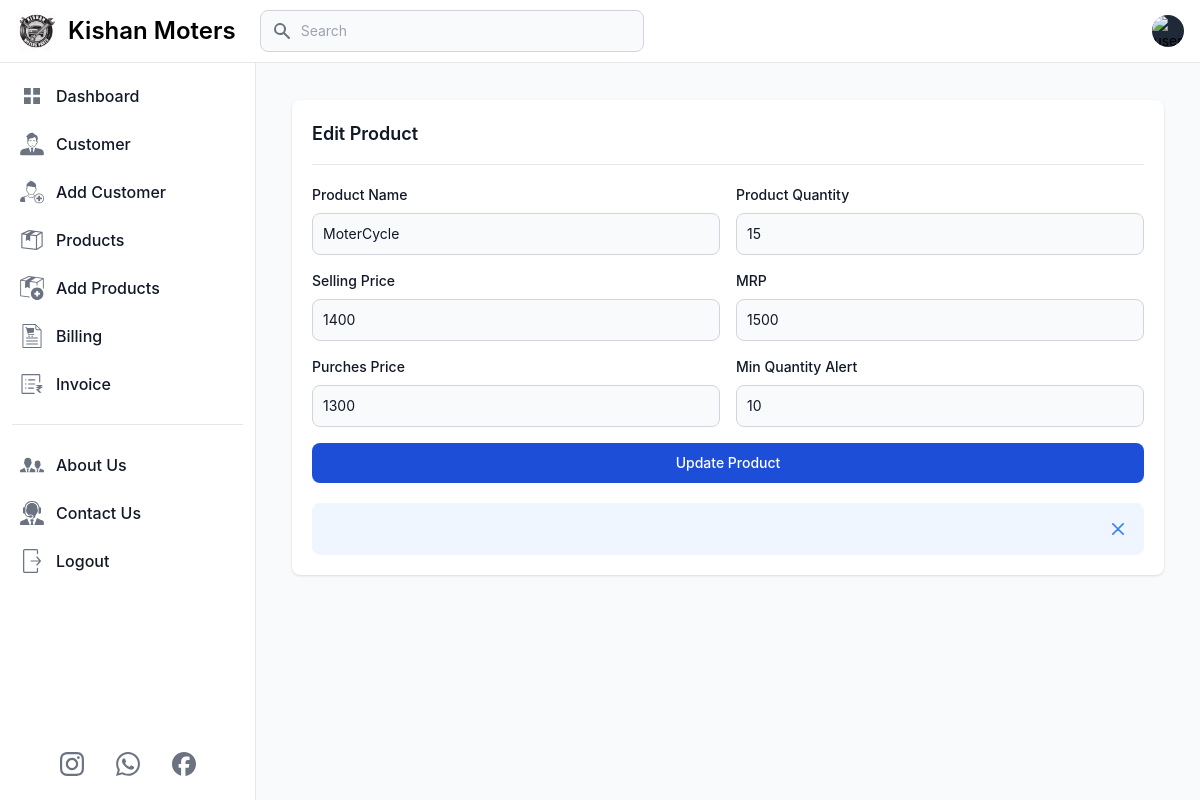
/edit_product/2 (signed in), run on an earlier commit of the app's database.
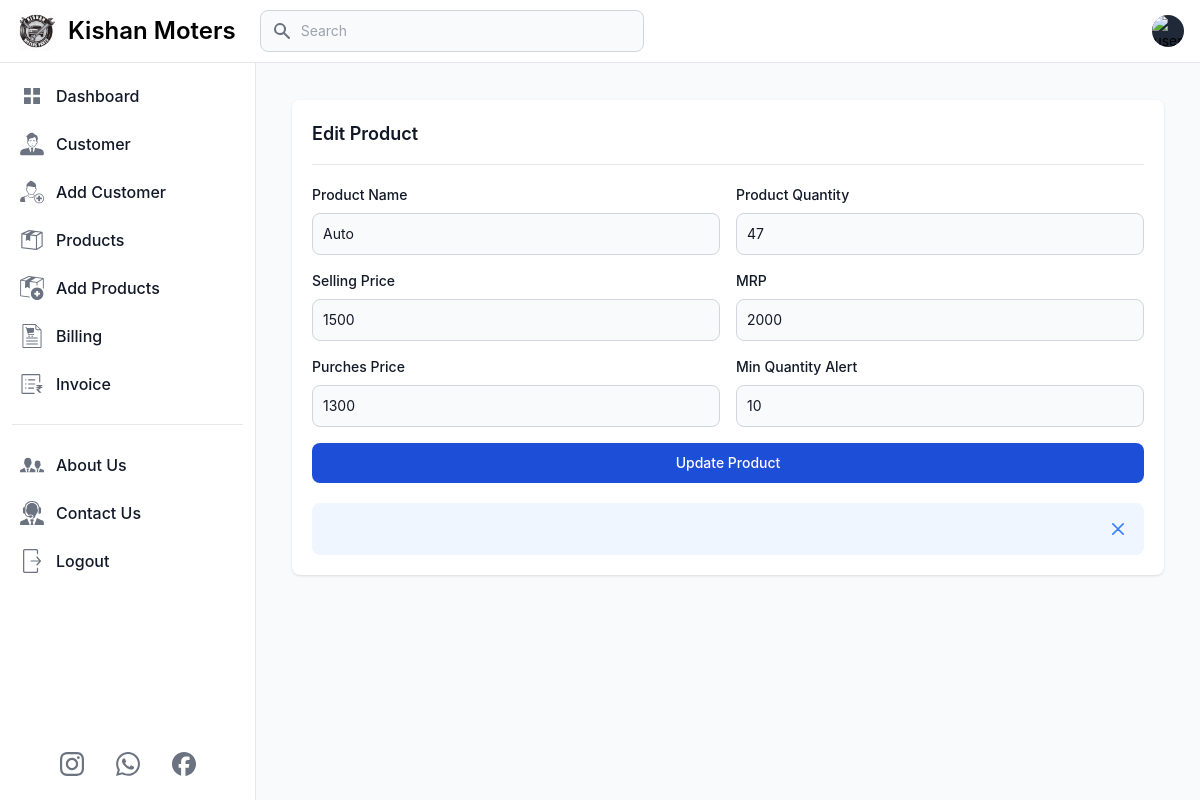
And on a later commit of the database.
### app.py (models this page shows, shortened)
class Products(db.Model):
    prod_id = db.Column(db.Integer, primary_key=True)
    user_id = db.Column(db.Integer, db.ForeignKey('user.id'), nullable=False)
    prod_name = db.Column(db.String(100), nullable=False)
    prod_quantity = db.Column(db.Integer, nullable=False)
    prod_sell_price = db.Column(db.Integer, nullable=False)
    prod_mrp = db.Column(db.Integer, nullable=False)
    prod_buy_price = db.Column(db.Integer, nullable=False)
    prod_min_quantity = db.Column(db.Integer, nullable=False)

### app.py (the view)
@app.route('/edit_product/<int:prod_id>', methods=['GET'])
def edit_product(prod_id):
    if 'email' in session:
        user = User.query.filter_by(email=session['email']).first()
        product = Products.query.filter_by(prod_id=prod_id, user_id=user.id).first()
        if not product :
            flash('Data not found or you do not have permission to edit this data.', 'error')
            return redirect('/products')
        return render_template('edit_product.html', title='Edit Product', user=user, product=product)
    else:
        flash('You need to login first.', 'error')
        return redirect('/login')

### templates/edit_product.html (shortened to what the changed rows need)
{% extends 'layout.html' %}
{% block content %}
<main class="p-4 md:ml-64 h-auto pt-20">
    <div class="p-5 m-2 md:m-5 bg-white rounded-lg shadow dark:bg-gray-800">
        <form action="{{ url_for('update_data', prod_id=product.prod_id) }}" method="post">
            <div class="grid gap-4 mb-4 sm:grid-cols-2">
                <div>
                    <label for="Product Name"
                        class="block mb-2 text-sm font-medium text-gray-900 dark:text-white">Product Name</label>
                    <input type="text" name="product_name" id="product_name" value="{{product.prod_name}}"
                        class="bg-gray-50 border border-gray-300 text-gray-900 text-sm rounded-lg focus:ring-primary-600 focus:border-primary-600 block w-full p-2.5 dark:bg-gray-700 dark:border-gray-600 dark:placeholder-gray-400 dark:text-white dark:focus:ring-primary-500 dark:focus:border-primary-500"
                        placeholder="Enter Product Name" required="">
                </div>
                <div>
                    <label for="Product Quantity"
                        class="block mb-2 text-sm font-medium text-gray-900 dark:text-white">Product Quantity</label>
                    <input type="number" name="product_quantity" value="{{product.prod_quantity}}"id="product_quantity"
                        class="bg-gray-50 border border-gray-300 text-gray-900 text-sm rounded-lg focus:ring-primary-600 focus:border-primary-600 block w-full p-2.5 dark:bg-gray-700 dark:border-gray-600 dark:placeholder-gray-400 dark:text-white dark:focus:ring-primary-500 dark:focus:border-primary-500"
                        placeholder="50" required="">
                </div>
                <div>
                    <label for="Selling Price"
                        class="block mb-2 text-sm font-medium text-gray-900 dark:text-white">Selling Price</label>
                    <input type="number" name="selling_price" id="selling_price" value="{{product.prod_sell_price}}"
                        class="bg-gray-50 border border-gray-300 text-gray-900 text-sm rounded-lg focus:ring-primary-600 focus:border-primary-600 block w-full p-2.5 dark:bg-gray-700 dark:border-gray-600 dark:placeholder-gray-400 dark:text-white dark:focus:ring-primary-500 dark:focus:border-primary-500"
                        placeholder="₹550" required="">
                </div>
                <div>
                    <label for="MRP" class="block mb-2 text-sm font-medium text-gray-900 dark:text-white">MRP</label>
                    <input type="number" name="mrp" id="mrp" value="{{product.prod_mrp}}"
                        class="bg-gray-50 border border-gray-300 text-gray-900 text-sm rounded-lg focus:ring-primary-600 focus:border-primary-600 block w-full p-2.5 dark:bg-gray-700 dark:border-gray-600 dark:placeholder-gray-400 dark:text-white dark:focus:ring-primary-500 dark:focus:border-primary-500"
                        placeholder="₹550" required="">
                </div>
                <div>
                    <label for="Purches Price"
                        class="block mb-2 text-sm font-medium text-gray-900 dark:text-white">Purches Price
                    </label>
                    <input type="number" name="purches_price" id="purches_price" value="{{product.prod_buy_price}}"
                        class="bg-gray-50 border border-gray-300 text-gray-900 text-sm rounded-lg focus:ring-primary-600 focus:border-primary-600 block w-full p-2.5 dark:bg-gray-700 dark:border-gray-600 dark:placeholder-gray-400 dark:text-white dark:focus:ring-primary-500 dark:focus:border-primary-500"
                        placeholder="₹550" required="">
                </div>
                <div>
                    <label for="Min Quantity" class="block mb-2 text-sm font-medium text-gray-900 dark:text-white">Min
                        Quantity Alert</label>
                    <input type="number" name="min_quantity" id="min_quantity" value="{{product.prod_min_quantity}}"
                        class="bg-gray-50 border border-gray-300 text-gray-900 text-sm rounded-lg focus:ring-primary-600 focus:border-primary-600 block w-full p-2.5 dark:bg-gray-700 dark:border-gray-600 dark:placeholder-gray-400 dark:text-white dark:focus:ring-primary-500 dark:focus:border-primary-500"
                        placeholder="50" required="">
                </div>
            </div>
        </form>
    </div>
</main>
{% endblock %}

What changed in the data, as far as the page shows it:
changed Products: product_name "MoterCycle" → "Auto"; product_quantity "15" → "47"; selling_price "1400" → "1500"; mrp "1500" → "2000"
